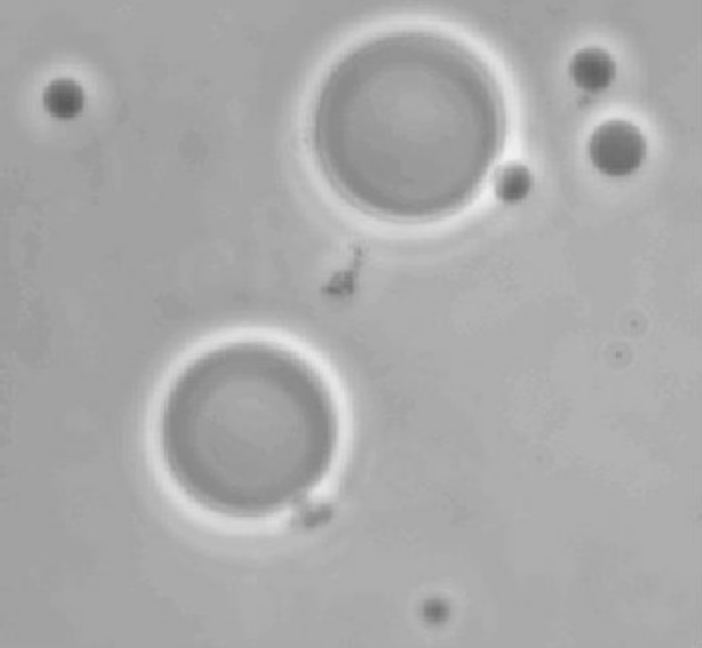
#> input picture DIP/DIP实验7/poly.tif, 702 x 648 px
$ python task1_1.py
#> lines starting #> are read from the running program, lines starting #| are printed output that depends on the picture; after the words box and inside, x2 and y2 are one past the last pixel; in counts of white or black regions, pixels touching at a corner belong together; long printed decimals are rounded
#> further down, img_cv is the input picture: shape (648, 702); min 90, max 241, mean 169.6
# 数字图像处理-实验7
# 任务1.1-自己编程实现书本10.3.2（基本的全局阈值处理）和10.3.3（最优全局阈值处理）中提到的两种分割方法，
# 对rice.tif，finger.tif和poly.tif进行分割，并对比结果。
# ---------------------导入库------------------------------------------
# coding:utf-8
import cv2 as cv
import numpy as np
from matplotlib import pyplot as plt


# ---------------------设计切割函数------------------------------------------
# 基本的全局阈值处理
def Basic_Global_Thresholding(img):
    # 读取图像
    image = img

    # 检查图像是否成功加载
    if image is None:
        print("无法加载图像")

    else:
        # 定义迭代算法的阈值收敛条件
        epsilon = 1e-100  # 差值小于epsilon时停止迭代

        # 初始化阈值
        T = 169  # 可以选择任何合适的初始值

        # 迭代体
        while True:
            # 使用当前阈值T分割图像
            G1 = image[image > T]
            G2 = image[image <= T]

            # 检查是否有像素值符合条件，避免阈值划分极端，从而提前终止迭代
            if G1.size == 0 or G2.size == 0:
                break

            # 计算G1和G2的平均灰度值
            m1 = np.mean(G1)
            m2 = np.mean(G2)

            # 计算新的阈值
            new_T = (m1 + m2) / 2

            # 检查是否达到收敛条件；abs：返回一个数的绝对值
            if abs(T - new_T) < epsilon:
                break

            T = new_T  # 更新阈值
#> this loop made 2 passes
#> (m1, m2, new_T, T) on pass 1: (178.6, 160.2, 169.4, 169.4)
#> (m1, m2, new_T) on pass 2: (178.6, 160.2, 169.4)

        # 将图像二值化
        binary_image = (image > T).astype(np.uint8) * 255
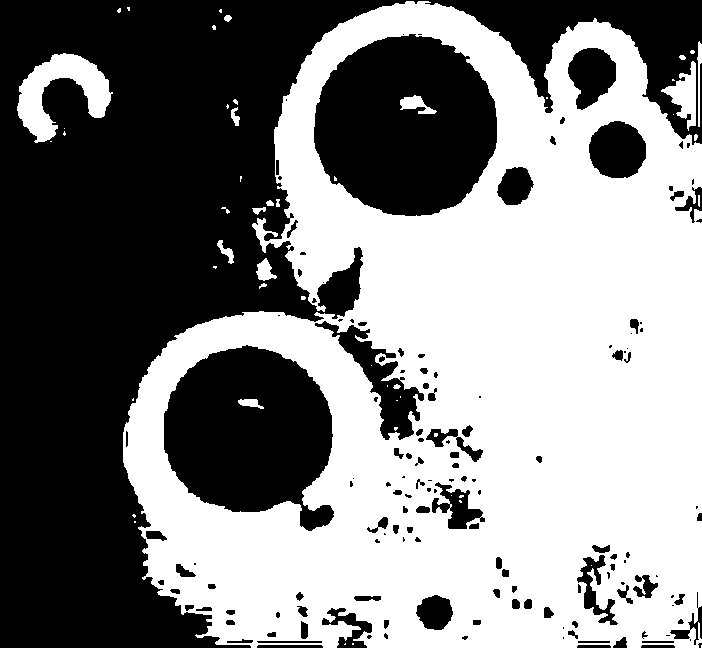
#> binary_image: shape (648, 702); 51.2% white; 151 black regions (56 under 20 px), largest, box (x1, y1, x2, y2) and area: (0, 0, 702, 648) 154855, (314, 34, 497, 216) 25527, (164, 345, 334, 531) 22504
        # (image > T)：这部分代码创建一个布尔数组
        # .astype(np.uint8)：将布尔数组类型转换为 uint8 数据类型，即无符号8位整数类型。True转换为1，False转换为0。
        return binary_image


# 最优全局阈值处理
def Otsu_Thresholding(img):
    image = img

    # 计算图像的归一化直方图
    hist, bins = np.histogram(image, bins=256, range=(0, 256), density=True)
#> hist = 256 values, max 0.113 at index 162, min 0 at index 0, mean 0.00391; bins = 257 values from 0 to 256
    L = len(hist)
#> L = 256

    # 计算累积和p1(k)和累积均值m(k)
    p1 = np.zeros(L)
#> p1 = 256 values from 0 to 0
    m = np.zeros(L)
#> m = 256 values from 0 to 0
    # 初始化起始值
    p1[0] = hist[0]  # hist[0] 表示直方图中的第一个分量，通常对应于灰度级为0。
    m[0] = 0  # 计算累积均值时，初始的累积均值为0
    # 循环迭代求累计和p1和累计均值m
    for k in range(1, L):
        p1[k] = p1[k - 1] + hist[k]
        m[k] = m[k - 1] + k * hist[k]
#> after the loop, m = 256 values from 0 to 169.6; p1 = 256 values from 0 to 1

    # 计算全局灰度均值mG，数组m的最后一个元素 m[L-1] 表示了所有灰度级的累积均值，因此它是整个图像的灰度平均值。
    mG = m[L - 1]
#> mG = 169.6

    # 计算类间方差
    sigma_b = np.zeros(L)
#> sigma_b = 256 values from 0 to 0
    k_stars = []  # 保存单个/多个 k* 值
    max_sigma_b = 0

    for k in range(0, L):
        if 0 < p1[k] < 1:  # 检查是否满足条件以计算类间方差。
            # 条件是 p1[k]（背景像素的累积概率）必须大于0且小于1。
            # 确保前景和背景都包含像素。
            p2 = 1 - p1[k]  # 前景像素的累积概率
            # average_gray_p1 ：背景像素的平均灰度值；average_gray_p2 ：前景像素的平均灰度值
            # 课本提供的类间方差的计算公式：
            sigma_b[k] = ((mG * p1[k] - m[k]) ** 2) / (p1[k] * (1 - p1[k]))
            # 非书本计算方式：
            # 前景/背景像素和所有像素的权重分布不同
            # average_gray_p1 = m[k] / p1[k]
            # average_gray_p2 = (mG - m[k]) / p2
            # sigma_b[k] = p1[k] * p2 * (average_gray_p1 - average_gray_p2) ** 2

            if sigma_b[k] > max_sigma_b:
                max_sigma_b = sigma_b[k]
                k_stars = [k]  # 保存当前的 k* 值
            # 类间方差的极大值不唯一时，取各个极大值的k值的平均，赋给k*
            elif sigma_b[k] == max_sigma_b:
                k_stars.append(k)  # 如果有相等的类间方差，添加到 k_stars 中
#> this loop made 256 passes
#> p2 on passes 91 to 102: 1, 1, 1, 1, 1, 1, 1, 1, 1, 0.999, 0.999, 0.999
#> after the loop, k_stars = [181]; max_sigma_b = 88.93; sigma_b = 256 values, max 88.93 at index 181, min 0 at index 0, mean 23.54
    # 计算 k* 平均值
    k_star_avg = np.mean(k_stars)
#> k_star_avg = 181

    # 计算全局方差
    sigma_global = 0
    for i in range(0, L):
        sigma_global = sigma_global + ((i - mG) ** 2) * hist[i]
#> after the loop, sigma_global = 190.7

    # 计算可分离性测度;separability_measure:可分离性测度
    separability_measure = max_sigma_b / sigma_global
#> separability_measure = 0.466

    # 使用最佳阈值分割图像
    binary_image = (image > k_star_avg).astype(np.uint8) * 255
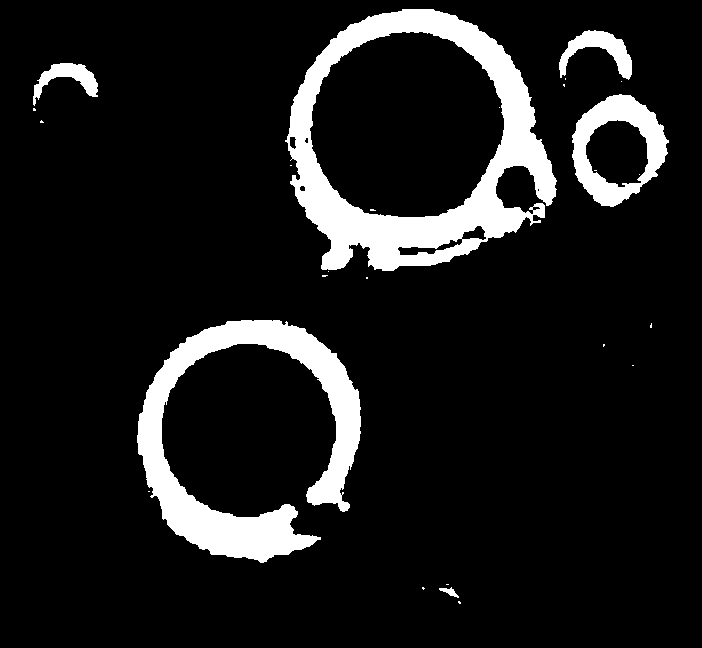
#> binary_image: shape (648, 702); 10.5% white; 26 white regions (20 under 20 px), largest, box (x1, y1, x2, y2) and area: (285, 9, 557, 271) 22892, (137, 320, 361, 563) 17674, (572, 94, 669, 207) 4664, (559, 30, 632, 80) 1454, (33, 63, 98, 106) 1064, (439, 587, 459, 598) 92
    return binary_image, separability_measure


# ---------------------调用函数实现切割------------------------------------------
img_cv = cv.imread('poly.tif', cv.IMREAD_GRAYSCALE)
image_plt = cv.cvtColor(img_cv, cv.COLOR_BGR2RGB)

img_Basic = Basic_Global_Thresholding(img_cv)
img_Basic_plt = cv.cvtColor(img_Basic, cv.COLOR_BGR2RGB)
img_Otsu, separability_measure = Otsu_Thresholding(img_cv)
#> separability_measure = 0.466
img_Otsu_plt = cv.cvtColor(img_Otsu, cv.COLOR_BGR2RGB)
print("可分离性测度:", separability_measure)
#| 可分离性测度: 0.4662

# 生成最终效果图
plt.figure(figsize=(8, 8))  # 创建了一个新的图形窗口，并指定了图形的大小为8x8英寸
plt.subplot(211)  # 创建一个包含多个子图的图形
plt.title('Original:')
plt.xticks([]), plt.yticks([])  # 不显示x轴y轴数据
plt.imshow(image_plt)  # 原图

plt.subplot(223)
plt.title('Basic Global Thresholding:')
plt.xticks([]), plt.yticks([])  # 不显示x轴y轴数据
plt.imshow(img_Basic_plt)

plt.subplot(224)
plt.title('Otsu Thresholding:')
plt.xticks([]), plt.yticks([])  # 不显示x轴y轴数据
plt.imshow(img_Otsu_plt)

plt.show()
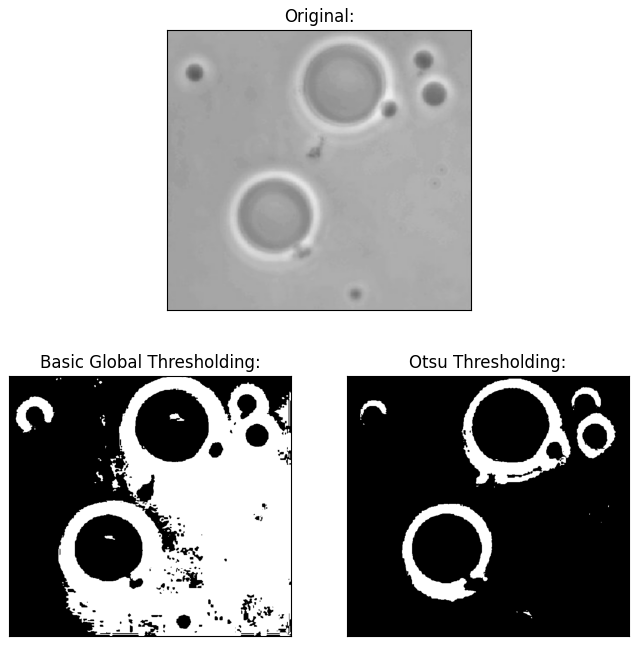
#> figure drawn by matplotlib, 3 panels
